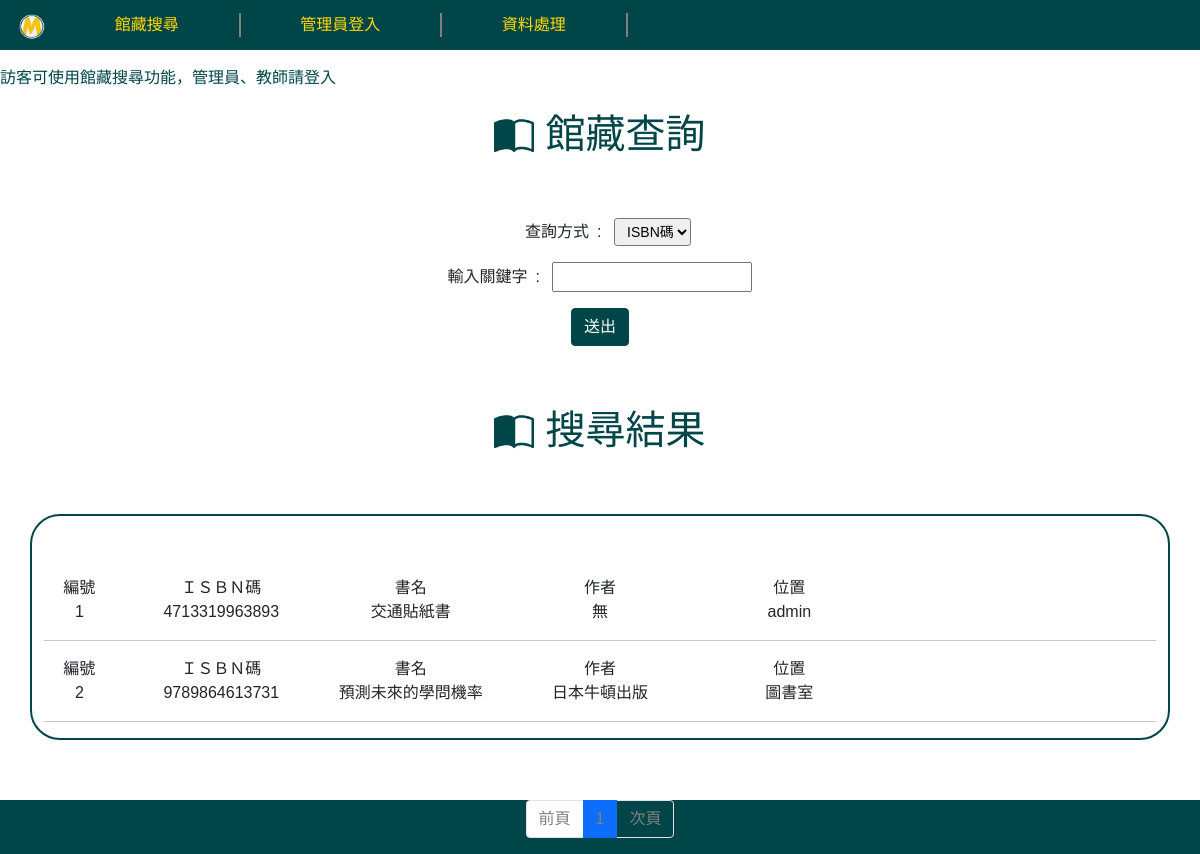
Screenshot of /search with the database file from the repository.
### main.py (models this page shows)
class Books(db.Model):
    __tablename__ = "書籍資料"
    id: Mapped[int] = mapped_column(Integer, primary_key=True)
    title: Mapped[str] = mapped_column(String)
    author: Mapped[str] = mapped_column(String)
    ISBN_number: Mapped[str] = mapped_column(String)
    position: Mapped[str] = mapped_column(String)
    borrower: Mapped[str] = mapped_column(String)

### main.py (the view, shortened to what this page needs)
@app.route("/search", methods=["GET", "POST"])
def research():
    search = Search()
    page = request.args.get('page', default=1, type=int)
    books = Books.query.paginate(page=page, per_page=10)
    start_page = max(1, page - 2)
    end_page = min(books.pages, page + 2)
    return render_template("research_page.html", search=search, books=books,start_page=start_page, end_page=end_page, logged_in=current_user.is_authenticated)

### main.py
class Search(FlaskForm):
    ways = SelectField('查詢方式', choices=[("ISBN碼", "ISBN碼"), ("書名", "書名"), ("作者", "作者"), ("位置", "位置")],
                       validators=[DataRequired()])
    string = StringField('輸入關鍵字', validators=[DataRequired()])
    submit = SubmitField("送出")

### templates/research_page.html (shortened to what this page needs)
{% extends 'base.html'%}
{% block content%}
<h1 class="search_title">
    館藏查詢
</h1>
<div id="search_form">
    <form method="post">
        <p class="search_form_item">&emsp;{{ search.ways.label}}&ensp;:&ensp;
            {{ search.ways(class='form-select-sm ')}}</p>
        <p class="search_form_item">{{ search.string.label}}&ensp;:&ensp;
            {{ search.string(class="form-control-custom")}}</p>
        {{ search.submit(class="btn btn-custom")}} </p>
    </form>
</div>
<h1 class="search_title">
    搜尋結果
</h1>
{% if not books.items %}
<p>---沒有資料---</p>
{% else %}
<div class="container show_books">
    {% for book in books.items %}
    <div class="row">
        <div class="col-1"><strong>編號</strong><br>{{ book.id}}</div>
        <div class="col-2"><strong>ＩＳＢＮ碼</strong><br>{{ book.ISBN_number}}</div>
        <div class="col-2"><strong>書名</strong><br>{{ book.title}}</div>
        <div class="col-2"><strong>作者</strong><br>{{ book.author}}</div>
        <div class="col-2"><strong>位置</strong><br>{{ book.position}}</div>
    </div>
    <hr>
    {% endfor %}
</div>
<nav aria-label="Page navigation" id="books_pagination">
    <ul class="pagination">
        <li class="page-item {% if not books.has_prev %}disabled{% endif %}">
            <a style="color:gray" class="page-link" href="{{ url_for('research',page=books.prev_num)}}"> 前頁</a>
        </li>
        {% for page in range(start_page, end_page + 1) %}
        <li class="page-item {% if books.page == page %}active{% endif %}">
            <a style="color:gray" class="page-link" href="{{ url_for('research', page=page) }}">{{ page }}</a>
        </li>
        {% endfor %}
        <li class="page-item{% if books.has_next %}disabled{% endif %}">
            <a style="color:gray" class="page-link" href="{{ url_for('research',page=books.next_num)}}">次頁</a>
        </li>
    </ul>
</nav>
{% endif%}
{% endblock %}

### templates/base.html (shortened to what this page needs)
<!DOCTYPE html>
<html lang="en">
<head>
    <link rel="stylesheet" href="static/styles.css">
    <link href="https://cdn.jsdelivr.net/npm/bootstrap@5.1.1/dist/css/bootstrap.min.css" rel="stylesheet"
>
</head>
<body>
<nav>
    <ul class="menu">
        <a href="{{ url_for('home') }}">
            <img id="icon" src="static/小標誌.png">
        </a>
        <li class="menu-item">
            <a  href="{{url_for('research') }}">館藏搜尋</a>
        </li>
        {% if logged_in %}
        <li class="menu-item">管理員設定
            <ul class="menu-item-sub">
            <li><a class="nav-link"  href="{{url_for('usermanage')}}"> 管理員資料設定 </a></li>
            <li><a class="nav-link"  href="{{url_for('log_out') }}"> 管理員登出</a></li>
            </ul>
        </li>
        {% else %}
        <li class="menu-item"><a  href="{{url_for('login') }}"> 管理員登入 </a></li>
        {% endif %}
        <li class="menu-item">資料處理
        </li>
    </ul>
</nav>
<div class="text-runner">
    <p>訪客可使用館藏搜尋功能，管理員、教師請登入</p>
</div>
{% block content%}
{% endblock %}
</body>
</html>

### static/styles.css (style rules this page uses)
* { text-align:center; font-family: "Noto Sans TC", sans-serif; font-optical-sizing: auto; font-weight: 100; font-style: normal; }
nav { position: relative; margin: 0; padding: 0; background:#004648; color:gold; }
.menu { display:flex; list-style:none; align-items: center; padding-left:5px; }
.menu-item { padding-right:5%; padding-left:5%; justify-content:space-between; border-right: 2px solid gray; }
#icon { margin-right: auto; max-width: 50px; height: auto; }
.text-runner { position: absolute; color:#004648; animation: change-color 30s infinite; }
a:link,a:visited { color:gold ; background-color: transparent; text-decoration: none !important; }
.btn-custom { background-color: #004648 !important; border-color: #004648 !important; color:white !important; }
.search_title { margin-top:5%; margin-bottom:5%; color:#004648; }
#search_form { margin-top:5%; margin-bottom:5%; }
.search_form_item { text-align:center; }
.form-control-custom { width:200px; }
.show_books { padding-top: 5%; border-style: solid; border-width: 2px; border-radius: 30px; border-color: #004648; }
#books_pagination { margin-top:5%; display: flex; flex-direction: column; justify-content: center; align-items: center; }

### rows the page displays
Books: id "1", ISBN_number "4713319963893", title "交通貼紙書", author "無", position "admin"
Books: id "2", ISBN_number "9789864613731", title "預測未來的學問機率", author "日本牛頓出版", position "圖書室"

### other values shown
{{ search.ways.label }} "查詢方式"
{{ search.string.label }} "輸入關鍵字"
{{ page }} "1"
